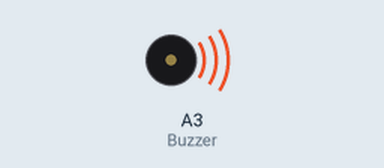
A sketch run on a simulated Arduino Uno, built with avr-gcc and run on an emulated ATmega328P. On the bench: buzzer (waves = sounding, pin HIGH).

Above: at 1.5 s.
Timing chart, 0 to 5.6 s (numbered marks = the images above):
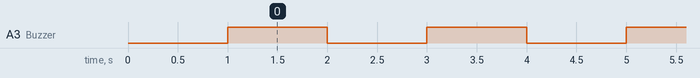

Measured:
- by itself, A3 (Buzzer): alternates HIGH for 1.0 s and LOW for 1.0 s

The sketch:

BUZZER_ON_OFF.ino
```cpp
const int Buzzer = A3;                        // Pin number A3 of arduino connected to Buzzer Module
int BuzzerState = 0;                          // Variable for initializing


void setup()
{
  pinMode(Buzzer, OUTPUT);
  BuzzerState = LOW;
  digitalWrite(Buzzer, BuzzerState);
  delay(1000);
}


void loop()
{
  BuzzerState = HIGH;
  digitalWrite(Buzzer, BuzzerState);
  delay(1000);
  BuzzerState = LOW;
  digitalWrite(Buzzer, BuzzerState);
  delay(1000);
}
```
